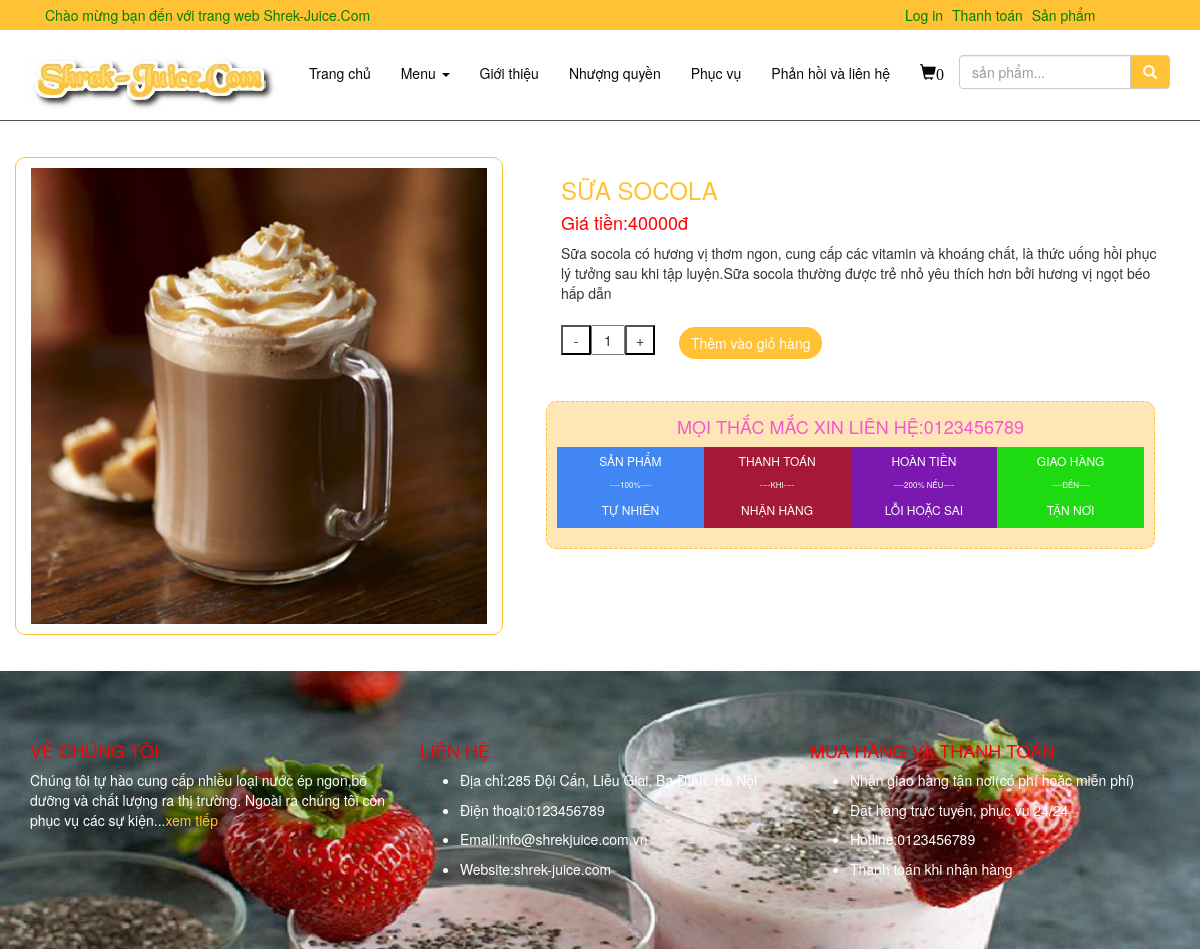
Page /Eproject/Shrek-Juice.com/chitietsanpham.php?id_sanpham=18 on the committed database.
### tables this page shows
CREATE TABLE `sanpham` (
  `id_sanpham` int(11) NOT NULL,
  `tensanpham` varchar(100) DEFAULT NULL,
  `id_danhmuc` int(11) DEFAULT NULL,
  `giatien` int(11) DEFAULT NULL,
  `anh` varchar(100) DEFAULT NULL,
  `mota` text
);

### Eproject/Database/database.php (called while the page is built, shortened)
<?php
	function resultdata($sql){
		$connect=new mysqli(host,username,pass,database);
		$result= mysqli_query($connect,$sql);
		$data=[];
		if(!empty($result)){
			while($row=mysqli_fetch_array($result,1)){
				$data[]=$row;
			}
		}
		return $data;
	}

### Eproject/Shrek-Juice.com/chitietsanpham.php (the view, shortened to what this page needs)
<?php
	require_once('../Database/database.php');
?>
<!DOCTYPE html>
<html>
<head>
    <link rel="stylesheet" href="https://maxcdn.bootstrapcdn.com/bootstrap/3.4.0/css/bootstrap.min.css">
    <link rel="stylesheet" type="text/css" href="../css/css.css">
</head>
<body>
	<?php
		require_once('header.php');
	?>
	<div id="content" style="margin-bottom: 3%; margin-top: 3%;">
		<?php
			$product=[];
			if(isset($_GET['id_sanpham'])&&$_GET['id_sanpham']!=""){
				$sql='select * from sanpham where id_sanpham='.$_GET['id_sanpham'];
				$product=resultdata($sql);
			}else{
				echo '<h3 class="text-uppercase text-center text-danger">rất tiếc!sản phẩm không tồn tại</h3>';
			}
		?>
		<div class="container">
			<div class="row">
				<div class="col-md-5" style="border-radius: 10px;border: solid 1px #ffc235;padding-top: 10px;padding-bottom: 10px;">
					<?php
						foreach ($product as $row) {
							echo '<img src="'.$row['anh'].'" class="img-responsive" width="100%">';
						}
					?>
				</div>
				<div class="col-md-7" style="padding-left: 5%;">
					<div id="mota">
						<?php
							foreach ($product as $row) {
								echo'<h3 class="text-left text-uppercase" style="color:#ffc235">'.$row['tensanpham'].'</h3>
								<h4 class="text-left" style="color:red">Giá tiền:'.$row['giatien'].'đ</h4>
								<p>'.$row['mota'].'</p>
								<div style="padding-top:2%;">
									<form method="POST">
										<button type="button" style="width: 30px;height: 30px;background: #ffffff;" onclick="sub()">-</button><input type="text" name="number" size="1" style="text-align: center;height: 30px;"><button type="button" style="width: 30px;height: 30px;background: #ffffff" onclick="add()">+</button>
										<button type="submit" class="btn btn-default" style="border:none">Thêm vào giỏ hàng</button>
									</form>
								</div>';
							}
						?>
					</div>
					<div id="child" class="row">
						<div style="width: 100%;">
							<h4 class="text-center" style="color: #fc53d2;">
								Mọi thắc mắc xin liên hệ:0123456789
							</h4>
						</div>
						<div id="child-1" class="col-md-3">
							<p style="text-align: center; font-size: 12px;">sản phẩm</p>
							<p style="font-size: 8px;">----100%----</p>
							<p style="text-align: center; font-size: 12px;">tự nhiên</p>
						</div>
						<div id="child-2" class="col-md-3">
							<p style="text-align: center; font-size: 12px;">thanh toán</p>
							<p style="font-size: 8px;">----khi----</p>
							<p style="text-align: center; font-size: 12px;">nhận hàng</p>
						</div>
						<div id="child-3" class="col-md-3">
							<p style="text-align: center; font-size: 12px;">hoàn tiền</p>
							<p style="font-size: 8px;">----200% nếu----</p>
							<p style="text-align: center; font-size: 12px;">lỗi hoặc sai</p>
						</div>
						<div id="child-4" class="col-md-3">
							<p style="text-align: center; font-size: 12px;">giao hàng</p>
							<p style="font-size: 8px;">----đến----</p>
							<p style="text-align: center; font-size: 12px;">tận nơi</p>
						</div>
					</div>
				</div>
			</div>
		</div>
	</div>
	<?php
		require_once('footer.php');
	?>
</body>
</html>

### Eproject/Shrek-Juice.com/chitietsanpham.php (style rules this page uses)
#mota .btn-default { background: #ffc235; color:#FFFFFF; border:#ffc235; border-radius: 30px; margin-left: 20px; border: none; }
#child { width: 100%; border: dashed 1px #ffc235; background: #ffe6b7; border-radius: 10px; text-transform: uppercase; margin-top: 7%; padding-left: 10px; padding-right: 10px; padding-bottom: 20px; padding-top: 5px; }
#child-1 { width: 25%; text-align: center; color: #ffffff; background: #4286f4; padding-top: 5px; font-size: 14px; padding-left: 10px; padding-right: 10px; float: left; }
#child-2 { width: 25%; text-align: center; color: #ffffff; background: #a51837; padding-top: 5px; font-size: 14px; padding-left: 10px; padding-right: 10px; float: left; }
#child-3 { width: 25%; text-align: center; color: #ffffff; background: #7a18af; padding-top: 5px; font-size: 14px; padding-left: 10px; padding-right: 10px; float: left; }
#child-4 { width: 25%; text-align: center; color: #ffffff; background: #1edb11; padding-top: 5px; font-size: 14px; padding-left: 10px; padding-right: 10px; float: left; }

### rows in the picture
sanpham: anh (picture), tensanpham "SỮA SOCOLA", giatien "40000", mota "Sữa socola có hương vị thơm ngon, cung cấp các vitamin và khoáng chất, là thức uống hồi phục lý tưởng sau khi tập luyện.Sữa socola thường được trẻ nhỏ yêu thích hơn bởi hương vị ngọt béo hấp dẫn"

### other values in the picture
$countitem "0"
